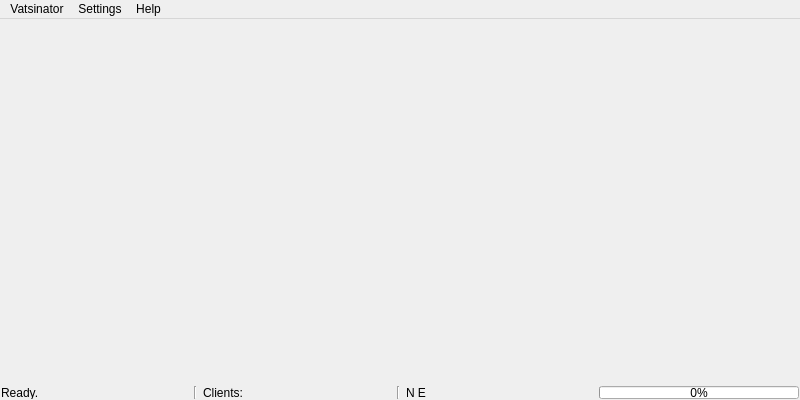
<?xml version="1.0" encoding="UTF-8"?>
<ui version="4.0">
 <class>MainWindow</class>
 <widget class="QMainWindow" name="MainWindow">
  <property name="geometry">
   <rect>
    <x>0</x>
    <y>0</y>
    <width>800</width>
    <height>400</height>
   </rect>
  </property>
  <property name="sizePolicy">
   <sizepolicy hsizetype="Expanding" vsizetype="Expanding">
    <horstretch>0</horstretch>
    <verstretch>0</verstretch>
   </sizepolicy>
  </property>
  <property name="minimumSize">
   <size>
    <width>800</width>
    <height>400</height>
   </size>
  </property>
  <property name="windowTitle">
   <string notr="true">Vatsinator</string>
  </property>
  <property name="windowIcon">
   <iconset resource="imgs.qrc">
    <normaloff>:/mainIcon/icon.png</normaloff>:/mainIcon/icon.png</iconset>
  </property>
  <widget class="QWidget" name="MainWidget">
   <property name="sizePolicy">
    <sizepolicy hsizetype="Expanding" vsizetype="Expanding">
     <horstretch>0</horstretch>
     <verstretch>0</verstretch>
    </sizepolicy>
   </property>
   <layout class="QVBoxLayout" name="verticalLayout">
    <property name="margin">
     <number>1</number>
    </property>
    <item>
     <layout class="QGridLayout" name="gridLayout">
      <item row="0" column="0" colspan="6">
       <widget class="MapWidget" name="MapDisplay" native="true">
        <property name="mouseTracking">
         <bool>true</bool>
        </property>
        <property name="focusPolicy">
         <enum>Qt::StrongFocus</enum>
        </property>
       </widget>
      </item>
      <item row="1" column="5">
       <widget class="QProgressBar" name="ProgressBar">
        <property name="enabled">
         <bool>true</bool>
        </property>
        <property name="sizePolicy">
         <sizepolicy hsizetype="Fixed" vsizetype="Fixed">
          <horstretch>0</horstretch>
          <verstretch>0</verstretch>
         </sizepolicy>
        </property>
        <property name="minimumSize">
         <size>
          <width>200</width>
          <height>13</height>
         </size>
        </property>
        <property name="maximumSize">
         <size>
          <width>200</width>
          <height>13</height>
         </size>
        </property>
        <property name="value">
         <number>0</number>
        </property>
        <property name="textVisible">
         <bool>true</bool>
        </property>
       </widget>
      </item>
      <item row="1" column="0">
       <widget class="QLabel" name="StatusBox">
        <property name="minimumSize">
         <size>
          <width>0</width>
          <height>13</height>
         </size>
        </property>
        <property name="maximumSize">
         <size>
          <width>16777215</width>
          <height>13</height>
         </size>
        </property>
        <property name="frameShape">
         <enum>QFrame::NoFrame</enum>
        </property>
        <property name="frameShadow">
         <enum>QFrame::Plain</enum>
        </property>
        <property name="text">
         <string>Ready.</string>
        </property>
       </widget>
      </item>
      <item row="1" column="2">
       <widget class="QLabel" name="ClientsBox">
        <property name="minimumSize">
         <size>
          <width>0</width>
          <height>13</height>
         </size>
        </property>
        <property name="maximumSize">
         <size>
          <width>16777215</width>
          <height>13</height>
         </size>
        </property>
        <property name="text">
         <string>Clients:</string>
        </property>
       </widget>
      </item>
      <item row="1" column="4">
       <widget class="QLabel" name="PositionBox">
        <property name="minimumSize">
         <size>
          <width>0</width>
          <height>13</height>
         </size>
        </property>
        <property name="maximumSize">
         <size>
          <width>16777215</width>
          <height>13</height>
         </size>
        </property>
        <property name="text">
         <string>N E</string>
        </property>
       </widget>
      </item>
      <item row="1" column="1">
       <widget class="Line" name="line">
        <property name="orientation">
         <enum>Qt::Vertical</enum>
        </property>
       </widget>
      </item>
      <item row="1" column="3">
       <widget class="Line" name="line_2">
        <property name="orientation">
         <enum>Qt::Vertical</enum>
        </property>
       </widget>
      </item>
     </layout>
    </item>
   </layout>
  </widget>
  <widget class="QMenuBar" name="MenuBar">
   <property name="geometry">
    <rect>
     <x>0</x>
     <y>0</y>
     <width>800</width>
     <height>21</height>
    </rect>
   </property>
   <widget class="QMenu" name="MenuVatsinator">
    <property name="geometry">
     <rect>
      <x>244</x>
      <y>214</y>
      <width>150</width>
      <height>134</height>
     </rect>
    </property>
    <property name="minimumSize">
     <size>
      <width>150</width>
      <height>0</height>
     </size>
    </property>
    <property name="title">
     <string>Vatsinator</string>
    </property>
    <addaction name="ActionMetar"/>
    <addaction name="ActionRefresh"/>
    <addaction name="separator"/>
    <addaction name="ActionExit"/>
   </widget>
   <widget class="QMenu" name="MenuHelp">
    <property name="minimumSize">
     <size>
      <width>150</width>
      <height>0</height>
     </size>
    </property>
    <property name="title">
     <string>Help</string>
    </property>
    <addaction name="ActionAbout"/>
   </widget>
   <widget class="QMenu" name="MenuSettings">
    <property name="title">
     <string>Settings</string>
    </property>
    <addaction name="ActionPreferences"/>
   </widget>
   <addaction name="MenuVatsinator"/>
   <addaction name="MenuSettings"/>
   <addaction name="MenuHelp"/>
  </widget>
  <action name="ActionExit">
   <property name="text">
    <string>Exit</string>
   </property>
   <property name="shortcut">
    <string>Ctrl+Q</string>
   </property>
  </action>
  <action name="ActionAbout">
   <property name="text">
    <string>About</string>
   </property>
  </action>
  <action name="ActionMetar">
   <property name="text">
    <string>Metar</string>
   </property>
   <property name="shortcut">
    <string>Ctrl+M</string>
   </property>
  </action>
  <action name="ActionRefresh">
   <property name="text">
    <string>Refresh</string>
   </property>
   <property name="shortcut">
    <string>F5</string>
   </property>
  </action>
  <action name="ActionPreferences">
   <property name="text">
    <string>Preferences: Vatsinator</string>
   </property>
  </action>
 </widget>
 <customwidgets>
  <customwidget>
   <class>MapWidget</class>
   <extends>QWidget</extends>
   <header>MapWidget.h</header>
  </customwidget>
 </customwidgets>
 <resources>
  <include location="imgs.qrc"/>
 </resources>
 <connections/>
</ui>
